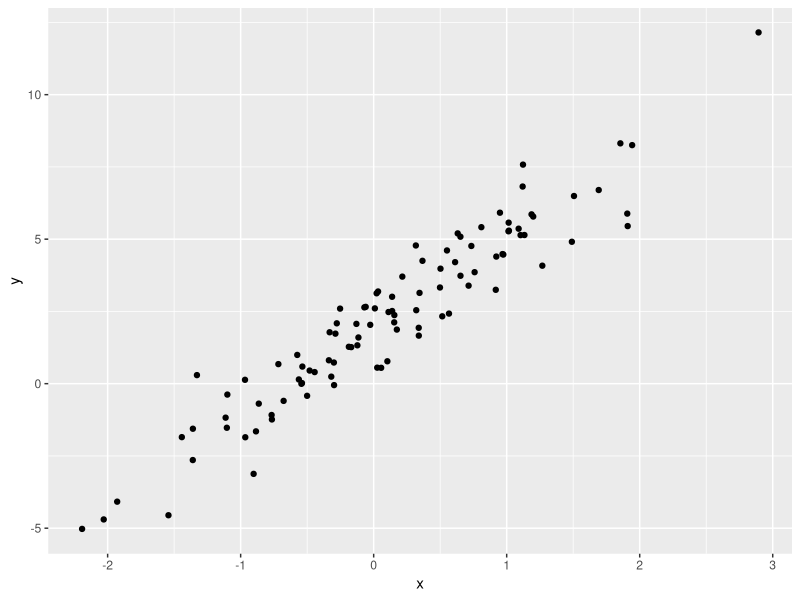

Write R code to recreate this figure.
## ---- chunk 1
knitr::opts_chunk$set(echo = TRUE)
library(tidyverse)
## ---- chunk 2
library(tidyverse)
set.seed(273846)

dat <- data_frame(x = rnorm(100),
                  y = 2 + 3*x + rnorm(100))

ggplot(dat, aes(x, y)) +
    geom_point()

